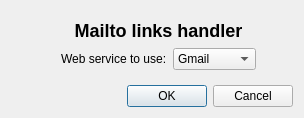
<?xml version="1.0" encoding="UTF-8"?>
<ui version="4.0">
 <class>MailHandle_Settings</class>
 <widget class="QDialog" name="MailHandle_Settings">
  <property name="geometry">
   <rect>
    <x>0</x>
    <y>0</y>
    <width>304</width>
    <height>118</height>
   </rect>
  </property>
  <property name="windowTitle">
   <string>MailHandle Settings</string>
  </property>
  <layout class="QGridLayout" name="gridLayout_1">
   <item row="6" column="1">
    <widget class="QDialogButtonBox" name="buttonBox">
     <property name="orientation">
      <enum>Qt::Horizontal</enum>
     </property>
     <property name="standardButtons">
      <set>QDialogButtonBox::Cancel|QDialogButtonBox::Ok</set>
     </property>
    </widget>
   </item>
   <item row="1" column="1">
    <widget class="QStackedWidget" name="stackedWidget">
     <property name="focusPolicy">
      <enum>Qt::NoFocus</enum>
     </property>
     <property name="currentIndex">
      <number>0</number>
     </property>
     <widget class="QWidget" name="settingsPage">
      <layout class="QGridLayout" name="gridLayout_2">
       <item row="0" column="4">
        <spacer name="horizontalSpacer_3">
         <property name="orientation">
          <enum>Qt::Horizontal</enum>
         </property>
         <property name="sizeHint" stdset="0">
          <size>
           <width>40</width>
           <height>20</height>
          </size>
         </property>
        </spacer>
       </item>
       <item row="0" column="2" colspan="2">
        <widget class="QLabel" name="label">
         <property name="text">
          <string>&lt;html&gt;&lt;head/&gt;&lt;body&gt;&lt;p&gt;&lt;span style=&quot; font-size:x-large; font-weight:600;&quot;&gt;Mailto links handler&lt;/span&gt;&lt;/p&gt;&lt;/body&gt;&lt;/html&gt;</string>
         </property>
         <property name="alignment">
          <set>Qt::AlignCenter</set>
         </property>
        </widget>
       </item>
       <item row="0" column="0">
        <spacer name="horizontalSpacer_2">
         <property name="orientation">
          <enum>Qt::Horizontal</enum>
         </property>
         <property name="sizeHint" stdset="0">
          <size>
           <width>40</width>
           <height>20</height>
          </size>
         </property>
        </spacer>
       </item>
       <item row="0" column="1" alignment="Qt::AlignHCenter|Qt::AlignVCenter">
        <widget class="QLabel" name="label_2">
         <property name="text">
          <string/>
         </property>
         <property name="pixmap">
          <pixmap resource="mailhandle_res.qrc">:/mailhandle/data/mailhandle.png</pixmap>
         </property>
         <property name="alignment">
          <set>Qt::AlignCenter</set>
         </property>
        </widget>
       </item>
       <item row="1" column="2">
        <widget class="QLabel" name="label_3">
         <property name="text">
          <string>Web service to use:</string>
         </property>
        </widget>
       </item>
       <item row="1" column="3">
        <widget class="QComboBox" name="mhservice">
         <item>
          <property name="text">
           <string>Gmail</string>
          </property>
          <property name="icon">
           <iconset resource="mailhandle_res.qrc">
            <normaloff>:/mailhandle/data/gmail.png</normaloff>:/mailhandle/data/gmail.png</iconset>
          </property>
         </item>
         <item>
          <property name="text">
           <string>Mail.ru</string>
          </property>
          <property name="icon">
           <iconset resource="mailhandle_res.qrc">
            <normaloff>:/mailhandle/data/mailru.png</normaloff>:/mailhandle/data/mailru.png</iconset>
          </property>
         </item>
         <item>
          <property name="text">
           <string>Яandex</string>
          </property>
          <property name="icon">
           <iconset resource="mailhandle_res.qrc">
            <normaloff>:/mailhandle/data/yandex.png</normaloff>:/mailhandle/data/yandex.png</iconset>
          </property>
         </item>
         <item>
          <property name="text">
           <string>Outlook</string>
          </property>
          <property name="icon">
           <iconset resource="mailhandle_res.qrc">
            <normaloff>:/mailhandle/data/outlook.png</normaloff>:/mailhandle/data/outlook.png</iconset>
          </property>
         </item>
         <item>
          <property name="text">
           <string>Yahoo!</string>
          </property>
          <property name="icon">
           <iconset resource="mailhandle_res.qrc">
            <normaloff>:/mailhandle/data/yahoo.png</normaloff>:/mailhandle/data/yahoo.png</iconset>
          </property>
         </item>
         <item>
          <property name="text">
           <string>My Opera</string>
          </property>
          <property name="icon">
           <iconset resource="mailhandle_res.qrc">
            <normaloff>:/mailhandle/data/myopera.png</normaloff>:/mailhandle/data/myopera.png</iconset>
          </property>
         </item>
         <item>
          <property name="text">
           <string>FastMail</string>
          </property>
          <property name="icon">
           <iconset resource="mailhandle_res.qrc">
            <normaloff>:/mailhandle/data/fastmail.png</normaloff>:/mailhandle/data/fastmail.png</iconset>
          </property>
         </item>
         <item>
          <property name="text">
           <string>T-Online</string>
          </property>
          <property name="icon">
           <iconset resource="mailhandle_res.qrc">
            <normaloff>:/mailhandle/data/tonline.png</normaloff>:/mailhandle/data/tonline.png</iconset>
          </property>
         </item>
        </widget>
       </item>
      </layout>
     </widget>
    </widget>
   </item>
  </layout>
 </widget>
 <resources>
  <include location="mailhandle_res.qrc"/>
 </resources>
 <connections>
  <connection>
   <sender>buttonBox</sender>
   <signal>accepted()</signal>
   <receiver>MailHandle_Settings</receiver>
   <slot>accept()</slot>
   <hints>
    <hint type="sourcelabel">
     <x>248</x>
     <y>254</y>
    </hint>
    <hint type="destinationlabel">
     <x>157</x>
     <y>274</y>
    </hint>
   </hints>
  </connection>
  <connection>
   <sender>buttonBox</sender>
   <signal>rejected()</signal>
   <receiver>MailHandle_Settings</receiver>
   <slot>reject()</slot>
   <hints>
    <hint type="sourcelabel">
     <x>316</x>
     <y>260</y>
    </hint>
    <hint type="destinationlabel">
     <x>286</x>
     <y>274</y>
    </hint>
   </hints>
  </connection>
 </connections>
</ui>
